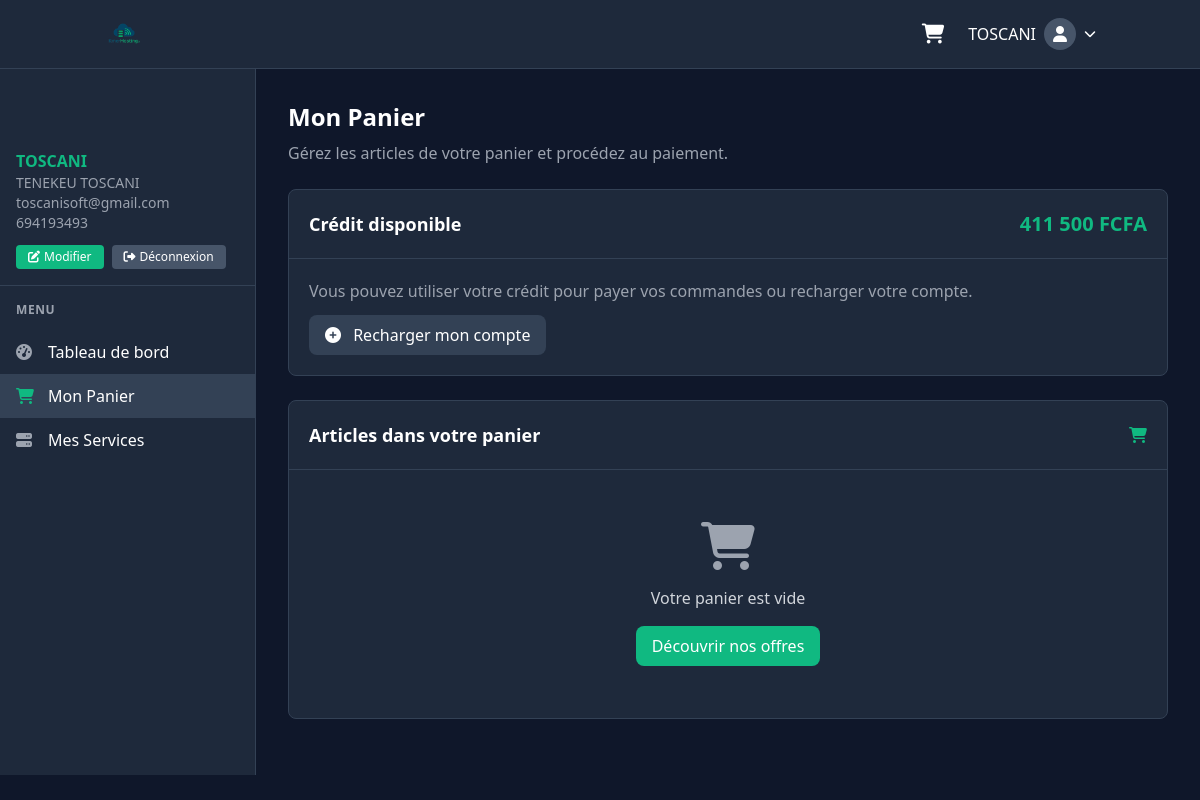
The page /customers/cart.php (signed in) on the database its author committed.
### tables this page shows
CREATE TABLE IF NOT EXISTS `users` (
  `id` int(11) NOT NULL AUTO_INCREMENT,
  `fullname` varchar(100) NOT NULL,
  `username` varchar(50) NOT NULL,
  `email` varchar(100) NOT NULL,
  `tel` varchar(20) NOT NULL,
  `password` varchar(255) NOT NULL,
  `created_at` timestamp NULL DEFAULT CURRENT_TIMESTAMP,
  `updated_at` timestamp NULL DEFAULT CURRENT_TIMESTAMP ON UPDATE CURRENT_TIMESTAMP,
  `profile_image` varchar(191) DEFAULT NULL,
  `company` varchar(100) DEFAULT NULL,
  `country` varchar(50) DEFAULT NULL,
  `address` varchar(191) DEFAULT NULL,
  `city` varchar(100) DEFAULT NULL,
  `region` varchar(100) DEFAULT NULL,
  `postal_code` varchar(20) DEFAULT NULL,
  `website` varchar(191) DEFAULT NULL,
  `credit` decimal(10,2) NOT NULL DEFAULT '0.00',
  `verification_code` varchar(100) DEFAULT NULL,
  `verification_expiry` datetime DEFAULT NULL,
  `is_verified` tinyint(1) DEFAULT '0',
  PRIMARY KEY (`id`),
  UNIQUE KEY `username` (`username`),
  UNIQUE KEY `email` (`email`)
);

CREATE TABLE IF NOT EXISTS `credit` (
  `id` int(11) NOT NULL AUTO_INCREMENT,
  `user_id` int(11) NOT NULL,
  `amount` decimal(10,2) NOT NULL DEFAULT '500.00',
  `last_updated` timestamp NOT NULL DEFAULT CURRENT_TIMESTAMP ON UPDATE CURRENT_TIMESTAMP,
  PRIMARY KEY (`id`),
  UNIQUE KEY `user_id` (`user_id`)
);

### backend/functions.php (called while the page is built, shortened)
<?php
require_once __DIR__ . '/config/db.php';
function getUserCredit($user_id) {
    global $conn;
    $sql = "SELECT amount FROM credit WHERE user_id = ?";
    $stmt = $conn->prepare($sql);
    $stmt->bind_param("i", $user_id);
    $stmt->execute();
    $result = $stmt->get_result();
    $row = $result->fetch_assoc();
    return floatval($row['amount']);
}
function getCurrentUser() {
    global $conn;
    $user_id = $_SESSION['user_id'];
    $stmt = $conn->prepare("SELECT * FROM users WHERE id = ?");
    $stmt->bind_param("i", $user_id);
    $stmt->execute();
    $result = $stmt->get_result();
    if ($result->num_rows > 0) {
        return $result->fetch_assoc();
    }
    return null;
}
?>

### customers/cart.php (the view, shortened to what this page needs)
<?php
require_once '../backend/functions.php';
$currentUser = getCurrentUser();
$user_id = $_SESSION['user_id'];
$cartItems = getUserCartItems($user_id);
$userCredit = getUserCredit($user_id);
?>
<!DOCTYPE html>
<html lang="fr">
<head>
    <script src="https://cdn.tailwindcss.com"></script>
    <link rel="stylesheet" href="https://cdnjs.cloudflare.com/ajax/libs/font-awesome/6.4.0/css/all.min.css">
</head>
<body class="bg-dark-900 text-white">
    <header class="bg-dark-800 border-b border-dark-700">
        <div class="container mx-auto px-4 py-3 flex items-center justify-between">
            <div class="flex items-center">
                <a href="../index.php" class="mr-6">
                    <img src="../assets/images/logo.png" alt="KmerHosting Logo" class="h-10">
                </a>
            </div>
            <div class="flex items-center space-x-4">
                <a href="cart.php" class="text-white hover:text-kmergreen-light relative p-2">
                    <i class="fas fa-shopping-cart text-xl"></i>
                </a>
                <div class="relative group" id="profile-dropdown">
                    <button class="flex items-center space-x-2 text-white hover:text-kmergreen-light focus:outline-none">
                        <span class="hidden md:inline-block"><?php echo htmlspecialchars($currentUser['username']); ?></span>
                        <?php if (!empty($currentUser['profile_image'])): ?>
                            <img src="<?php echo htmlspecialchars($currentUser['profile_image']); ?>" alt="User" class="w-8 h-8 rounded-full border border-dark-600">
                        <?php else: ?>
                            <div class="w-8 h-8 rounded-full bg-dark-600 flex items-center justify-center">
                                <i class="fas fa-user"></i>
                            </div>
                        <?php endif; ?>
                        <i class="fas fa-chevron-down text-xs transition-transform duration-300" id="dropdown-icon"></i>
                    </button>
                </div>
            </div>
        </div>
    </header>
    <div class="flex">
        <aside id="sidebar" class="fixed inset-y-0 left-0 transform -translate-x-full lg:translate-x-0 z-50 w-64 bg-dark-800 border-r border-dark-700 pt-16 transition-transform duration-300 ease-in-out lg:static lg:w-64">
            <div class="h-full overflow-y-auto scrollbar-thin">
                <div class="px-4 py-4 border-b border-dark-700">
                    <div class="flex flex-col">
                        <span class="font-semibold text-kmergreen"><?php echo htmlspecialchars($currentUser['username']); ?></span>
                        <span class="text-sm text-gray-400"><?php echo htmlspecialchars($currentUser['fullname'] ?? ''); ?></span>
                        <span class="text-sm text-gray-400"><?php echo htmlspecialchars($currentUser['email']); ?></span>
                        <span class="text-sm text-gray-400"><?php echo htmlspecialchars($currentUser['tel'] ?? ''); ?></span>
                    </div>
                    <div class="flex mt-3 space-x-2">
                        <a href="profil.php" class="px-3 py-1 bg-kmergreen hover:bg-kmergreen-dark text-white text-xs rounded flex items-center">
                            <i class="fas fa-edit mr-1"></i> Modifier
                        </a>
                        <a href="../backend/auth/logout.php" class="px-3 py-1 bg-dark-600 hover:bg-dark-500 text-white text-xs rounded flex items-center">
                            <i class="fas fa-sign-out-alt mr-1"></i> Déconnexion
                        </a>
                    </div>
                </div>
                <nav class="mt-4">
                    <div class="px-4 mb-3">
                        <h3 class="text-xs uppercase tracking-wider text-gray-400 font-semibold">Menu</h3>
                    </div>
                    <ul>
                        <li>
                            <a href="dashboard.php" class="flex items-center px-4 py-2.5 text-white hover:bg-dark-700">
                                <i class="fas fa-tachometer-alt w-5 mr-3 text-gray-400"></i>
                                <span>Tableau de bord</span>
                            </a>
                        </li>
                        <li>
                            <a href="cart.php" class="flex items-center px-4 py-2.5 text-white bg-dark-700">
                                <i class="fas fa-shopping-cart w-5 mr-3 text-kmergreen"></i>
                                <span>Mon Panier</span>
                            </a>
                        </li>
                        <li>
                            <a href="services.php" class="flex items-center px-4 py-2.5 text-white hover:bg-dark-700">
                                <i class="fas fa-server w-5 mr-3 text-gray-400"></i>
                                <span>Mes Services</span>
                            </a>
                        </li>
                    </ul>
                </nav>
            </div>
        </aside>
        <main class="flex-1 p-4 lg:p-8 pt-4 pb-8 overflow-x-hidden">
            <div class="max-w-7xl mx-auto">
                <div class="mb-6">
                    <h1 class="text-2xl font-bold text-white mb-2">Mon Panier</h1>
                    <p class="text-gray-400">Gérez les articles de votre panier et procédez au paiement.</p>
                </div>
                <div class="bg-dark-800 rounded-lg border border-dark-700 mb-6">
                    <div class="p-5 border-b border-dark-700 flex justify-between items-center">
                        <h2 class="text-lg font-semibold text-white">Crédit disponible</h2>
                        <span class="text-kmergreen font-bold text-xl"><?php echo number_format($userCredit, 0, ',', ' '); ?> FCFA</span>
                    </div>
                    <div class="p-5">
                        <p class="text-gray-400 mb-3">Vous pouvez utiliser votre crédit pour payer vos commandes ou recharger votre compte.</p>
                        <button id="recharge-btn" class="inline-block bg-dark-700 hover:bg-dark-600 text-white font-medium py-2 px-4 rounded-lg transition duration-300">
                            <i class="fas fa-plus-circle mr-2"></i> Recharger mon compte
                        </button>
                    </div>
                </div>
                <div class="bg-dark-800 rounded-lg border border-dark-700 mb-6">
                    <div class="p-5 border-b border-dark-700 flex justify-between items-center">
                        <h2 class="text-lg font-semibold text-white">Articles dans votre panier</h2>
                        <i class="fas fa-shopping-cart text-kmergreen"></i>
                    </div>
                    <div class="p-5">
                        <?php if (empty($cartItems)): ?>
                            <div class="text-center py-8">
                                <div class="text-gray-400 text-5xl mb-4">
                                    <i class="fas fa-shopping-cart"></i>
                                </div>
                                <p class="text-gray-300 mb-4">Votre panier est vide</p>
                                <a href="../index.php#packages" class="inline-block bg-kmergreen hover:bg-kmergreen-dark text-white font-medium py-2 px-4 rounded-lg transition duration-300">
                                    Découvrir nos offres
                                </a>
                            </div>
                        <?php endif; ?>
                    </div>
                </div>
            </div>
        </main>
    </div>
</body>
</html>

### rows shown on the page
users: username "TOSCANI", fullname "TENEKEU TOSCANI", email "toscanisoft@gmail.com", tel "694193493"
credit: amount "411 500"
